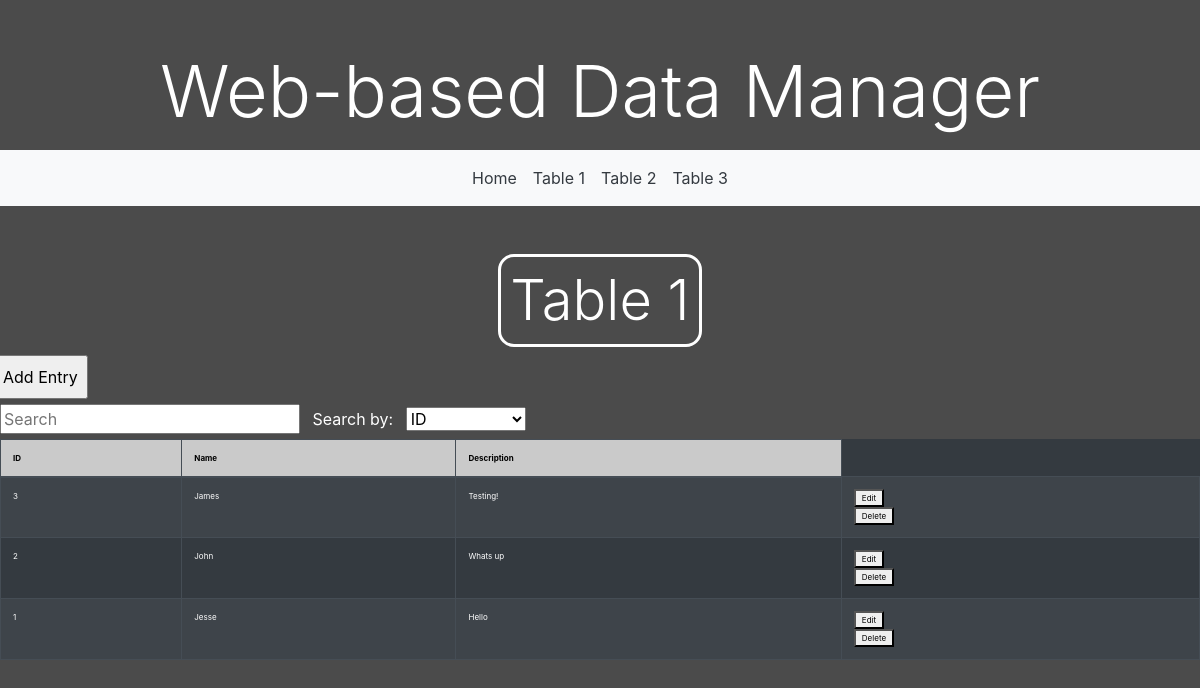
/tables/Table_1, run on the app's committed database.
### tables this page shows
CREATE TABLE "Table_1" (
	"ID"	INTEGER NOT NULL UNIQUE,
	"Name"	TEXT,
	"Description"	TEXT,
	PRIMARY KEY("ID" AUTOINCREMENT)
);

### DeviceApp/app.py (the view)
@app.route("/tables/<table>")
def show_page(table):
    items = helper.get_list(table)
    items.reverse()
    columns = helper.get_columns(table)
    tableName = table.replace("_",  " ")
    return render_template('tablePage.html', table=table, tableName=tableName, columns=columns, items=items)

### DeviceApp/app.py (called while the page is built)
@app.context_processor
def layoutVariables():
    try:
        pageNames = []
        dataTables = helper.get_tables()
        dataTables.remove("sqlite_sequence")
        for table in dataTables:
            table = table.replace("_", " ")
            table = table.title()
            pageNames.append(table)
        return dict(dataTables=dataTables, pageNames=pageNames)
    except Exception as e:
        print("Not loading variables: ", e)

### DeviceApp/helper.py (called while the page is built)
def get_tables():
    tables = []
    conn = sqlite3.connect(DB_PATH)
    c = conn.cursor()
    c.execute("SELECT name FROM sqlite_master WHERE type='table'")
    for table in c.fetchall():
        tables.append(table[0])
    tables.sort()
    return tables

def get_columns(table):
    try:
        columnNames = []
        sqlCommand = f"PRAGMA table_info({table})"
        conn = sqlite3.connect(DB_PATH)
        c = conn.cursor()
        c.execute(sqlCommand)
        for item in c.fetchall():
            columnNames.append(item[1])
        conn.close()
        return columnNames
    except Exception as e:
        print('Error: ', e)
        return None

def get_list(table):
    try:
        items = []
        sqlCommand = f"SELECT * FROM {table}"
        conn = sqlite3.connect(DB_PATH)
        c = conn.cursor()
        c.execute(sqlCommand)
        for item in c.fetchall():
            items.append(item)
        conn.close()
        return items
    except Exception as e:
        print("Error get_list: ", e)
        return None

### DeviceApp/templates/tablePage.html (shortened to what this page needs)
{% extends "layout.html" %}
{% block content %}
<div id="" class="col mt-5 tableNameDiv">
    <h1 id="" class=" row display-4 tableName">{{tableName}}</h2>
</div>
<div class="row">
    <form class="ml-2" action="/add" method="POST">
        <input class="p-2" type="submit" value="Add Entry">
    </form>
</div>
<div class="row">
    <span class="col">
        <input type="text" id="myInput" onkeyup="searchBox()" placeholder="Search" style="width: 25%;">
        <label class="m-2" style="color: white;">Search by: </label>
        <select id="filterSelect" class="" style="width: 10%;" onchange="searchBox()">
            {% for column in columns %}
            <option value="{{loop.index-1}}">{{column}}</option>
            {% endfor %}
        </select>
    </span>
</div>
<div id="tableDiv" class="table">
<table id="dataTable" class="table table-hover table-striped table-dark table-bordered">
    <thead>
        <tr id="tableHeader">
            {% for column in columns %}
            <th id="tableHeadRow" class="columns align-self-center" scope="col">{{column}}</th>
            {% endfor %}
        </tr>
    </thead>
    {% for item in items %}
    <tr id="{{item[0]}}" name="{{item[0]}}">
        {% for info in item %}
        <td>{{info}}</td>
        {% endfor %}
        <td>
            <div>
                <form action="/edit" method="POST">
                    <button name="{{table}}:{{item[0]}}">Edit</button>
                </form>
                <form action="/delete" method="POST">
                    <button name="{{table}}:{{item[0]}}">Delete</button>
                </form>
            </div>
        </td>
    </tr>
    {% endfor %}
</table>
</div>
{% endblock %}

### DeviceApp/templates/layout.html (shortened to what this page needs)
<!DOCTYPE html>
<html lang="en">
    <head>
        <link rel="stylesheet" href="https://stackpath.bootstrapcdn.com/bootstrap/4.3.1/css/bootstrap.min.css">
        <link rel="stylesheet" type="text/css" href="{{ url_for('static',filename='css/index.css') }}">
    </head>
    <body>
        <header id="header">
            <div id="header" class="container-fluid">
                <h1 class=" display-3 row justify-content-center">Web-based Data Manager</h1>
            </div>
            <nav class="navbar navbar-expand-lg navbar-light bg-light">
                <div class="collapse navbar-collapse justify-content-center" id="navbarText">
                  <ul class="navbar-nav mx-auto">
                    <li class="nav-item">
                      <a class="nav-link text-dark hover" href="{{ url_for('index') }}">Home <span class="sr-only">(current)</span></a>
                    </li>
                    {% for dataTable in dataTables %}
                    <li class="nav-item">
                      <a class="nav-link text-dark hover" href="{{ url_for('show_page', table=dataTable) }}">{{pageNames[loop.index-1]}}</a>
                    </li>
                    {% endfor %}
                  </ul>
                </div>
            </nav>
        </header>
        {% block content%} {% endblock %}
    </body>
</html>

### DeviceApp/static/css/index.css (style rules this page uses)
html, body { background-color: rgb(75, 75, 75); height: 100%; width: 100%; }
#header { color: white; margin-top: 3rem; margin-bottom: 1rem; }
.columns { background-color: rgb(202, 202, 202); color: black; }
h1, h2 { color: white }
#tableDiv { width: 100%; }
th { position: sticky; top: 0; font-size: 8px; margin: 0; padding-left: 0.25rem; padding-right: 0.25rem; padding-top: 0.75rem; padding-bottom: 0.75rem; }
td { top: 0; font-size: 8px; margin: 0; padding-left: 1rem; padding-right: 1rem; padding-top: 0.5rem; padding-bottom: 0.5rem; }
.tableNameDiv { text-align: center; }
.tableName { color: white; display: inline-block; text-align: center; border: 0.2rem solid white; border-radius: 1rem; padding: 0.6rem; }

### data on the page
Table_1: item "3", Name "James", Description "Testing!"
Table_1: item "2", Name "John", Description "Whats up"
Table_1: item "1", Name "Jesse", Description "Hello"

### other printed values
{{ pageNames[loop.index-1] }} "Table 1" "Table 2" "Table 3"
{{ tableName }} "Table 1"
{{ column }} "ID" "Name" "Description"
form field value "ID"
